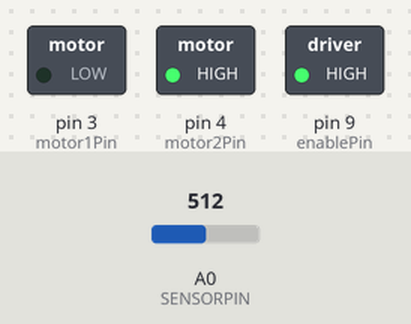
Bench run of a sketch on a simulated Arduino Uno, built with avr-gcc and run on an emulated ATmega328P. On the bench: switched loads named in the sketch (green lamp = pin HIGH). The test bench sets the inputs (shaded band); at power-on: A0 (SENSORPIN) = 512. The local clock reads 2024-03-15 10:24:30 at power-on unless the sketch sets it; what the sketch prints to the serial monitor is not drawn.

Above: at 3.8 s.
3.9 s: A0 (SENSORPIN) set to 642
10.3 s: A0 (SENSORPIN) set to 667
At 15.5 s:
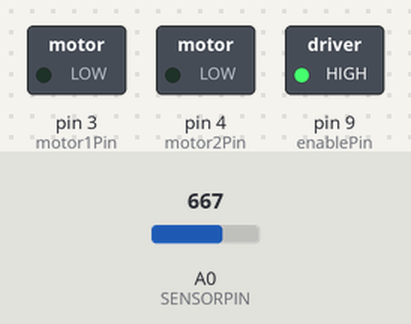
16.6 s: A0 (SENSORPIN) set to 716
At 22.3 s:
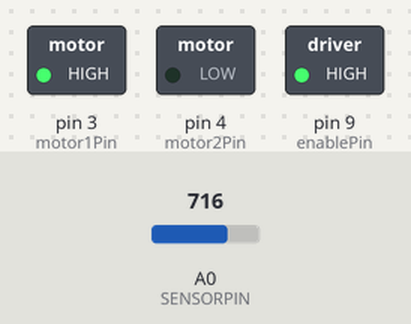
22.7 s: A0 (SENSORPIN) set to 655
At 27.9 s:
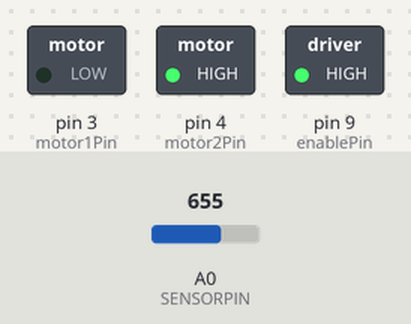
28.8 s: A0 (SENSORPIN) set to 675
At 34.7 s:
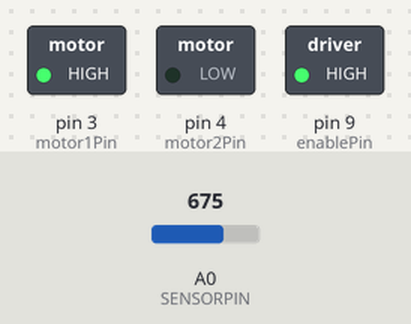
Timing chart, 0 to 35.8 s (numbered marks = the images above; inputs shaded):
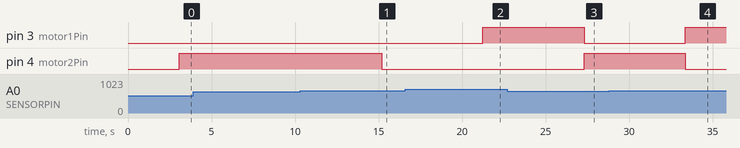

Measured:
- the behaviour switches between 659 and 660 on A0 (SENSORPIN) (found by bisection; images 0 and 1)
- after the input at 3.9 s, every drawn part: stays the same
- after the input at 10.3 s, pin 4 (motor2Pin): HIGH → LOW after 4.9 s
- after the input at 16.6 s, pin 3 (motor1Pin): LOW → HIGH after 4.6 s
- after the input at 22.7 s, pin 3 (motor1Pin): HIGH → LOW after 4.6 s; pin 4 (motor2Pin): LOW → HIGH after 4.6 s
- after the input at 28.8 s, pin 3 (motor1Pin): LOW → HIGH after 4.6 s; pin 4 (motor2Pin): HIGH → LOW after 4.6 s

The sketch:

Final_Tide_Clock_Aek.ino
```cpp
#include <Wire.h>
#include "RTClib.h"
// the value of the 'other' resistor
#define SERIESRESISTOR 560
// What pin to connect the sensor to
#define SENSORPIN A0


RTC_DS1307 RTC;

//int second = 0;
//int minute = 0;
//int hour = 0;
//int day = 0;
//int month = 0;
//int year = 0;
//int dayOfWeek = 0;
const int motor1Pin = 3;    // H-bridge leg 1 (pin 2, 1A)
const int motor2Pin = 4;    // H-bridge leg 2 (pin 7, 2A)
const int enablePin = 9;    // H-bridge enable pin
const int HighTideLevel = 779;
const int LowTideLevel = 665;
int  DesiredWaterLevel;
int NowLevel;
int reading;

void setup() {
  Serial.begin(9600);
  Wire.begin();
  RTC.begin();

  Serial.print("\nThe current date and time will be updated every three seconds:\n\n");
  // set the switch as an input:
  if (! RTC.isrunning()) {
    Serial.println("RTC is NOT running!");
    // This will reflect the time that your sketch was compiled
    RTC.adjust(DateTime(__DATE__, __TIME__));
  }

  // set all the other pins you're using as outputs:
  pinMode(motor1Pin, OUTPUT);
  pinMode(motor2Pin, OUTPUT);
  pinMode(enablePin, OUTPUT);

  digitalWrite(enablePin, HIGH);
}

void loop() {
  DateTime now = RTC.now();

  Serial.print(now.dayOfWeek(), DEC);
  Serial.print(" day of week\n");
  Serial.print(now.year(), DEC);
  Serial.print('/');
  Serial.print(now.month(), DEC);
  Serial.print('/');
  Serial.print(now.day(), DEC);
  Serial.print(' ');
  Serial.print(now.hour(), DEC);
  Serial.print(':');
  Serial.print(now.minute(), DEC);
  Serial.print(':');
  Serial.print(now.second(), DEC);
  Serial.println();

  reading = analogRead(SENSORPIN);

  Serial.print("Current reading ");
  Serial.print(reading);

  // convert the value to resistance
  //  reading = (1023 / reading)  - 1;
  //  reading = SERIESRESISTOR / reading;
  delay(3000);

  NowLevel = reading; //checking Resitor for current Water level.

  if (now.minute() >= 30) { //Checking what tide the clock should be at.Giving HighTideLevel a Value
    DesiredWaterLevel = HighTideLevel;
    Serial.print("\tHigh Tide. \t");
  }
  else {
    DesiredWaterLevel = LowTideLevel;
    Serial.print("\tLow Tide. \t");
  }
  Serial.print("Desired level ");
  Serial.print(DesiredWaterLevel);

  if (NowLevel < (DesiredWaterLevel - 5)) { //Activates the Pump
    draining();
    Serial.print("\tdraining \n");
  }
  else if (NowLevel > (DesiredWaterLevel + 5)) { //Stops the pump
    filling();
    Serial.print("\tfilling \n");
  }
  else {
    resting(); //stops the pump
    Serial.print("\tResting \n");
  }
  Serial.println();

}

void draining() {
  digitalWrite(motor1Pin, LOW);   // set leg 1 of the H-bridge low
  digitalWrite(motor2Pin, HIGH);  // set leg 2 of the H-bridge high
}

void filling() {
  digitalWrite(motor1Pin, HIGH);  // set leg 1 of the H-bridge high
  digitalWrite(motor2Pin, LOW);   // set leg 2 of the H-bridge low
}

void resting() {
  digitalWrite(motor1Pin, LOW);  // set leg 1 of the H-bridge high
  digitalWrite(motor2Pin, LOW);   // set leg 2 of the H-bridge low
}
```
